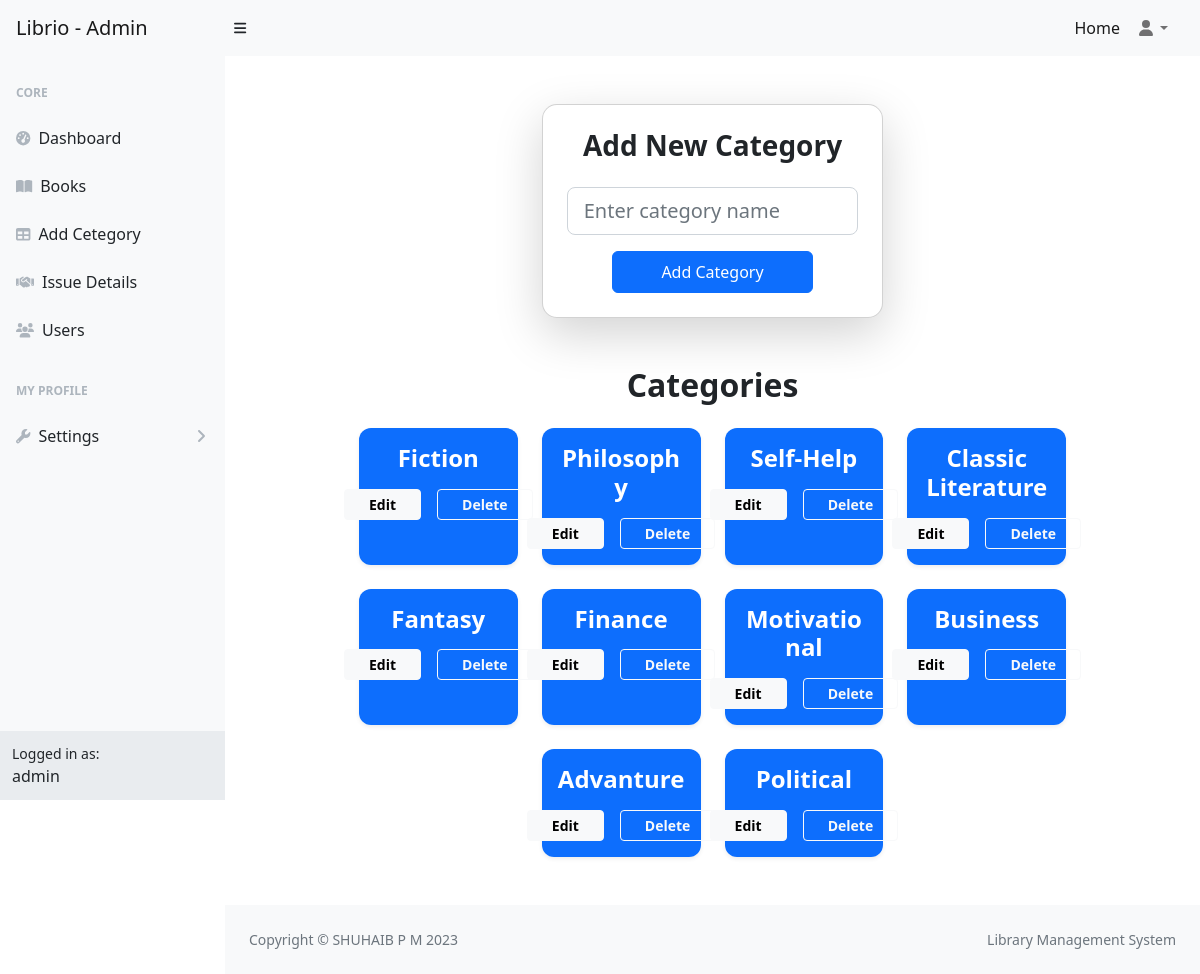
Before: /addcategory/ (signed in) with the older database file.
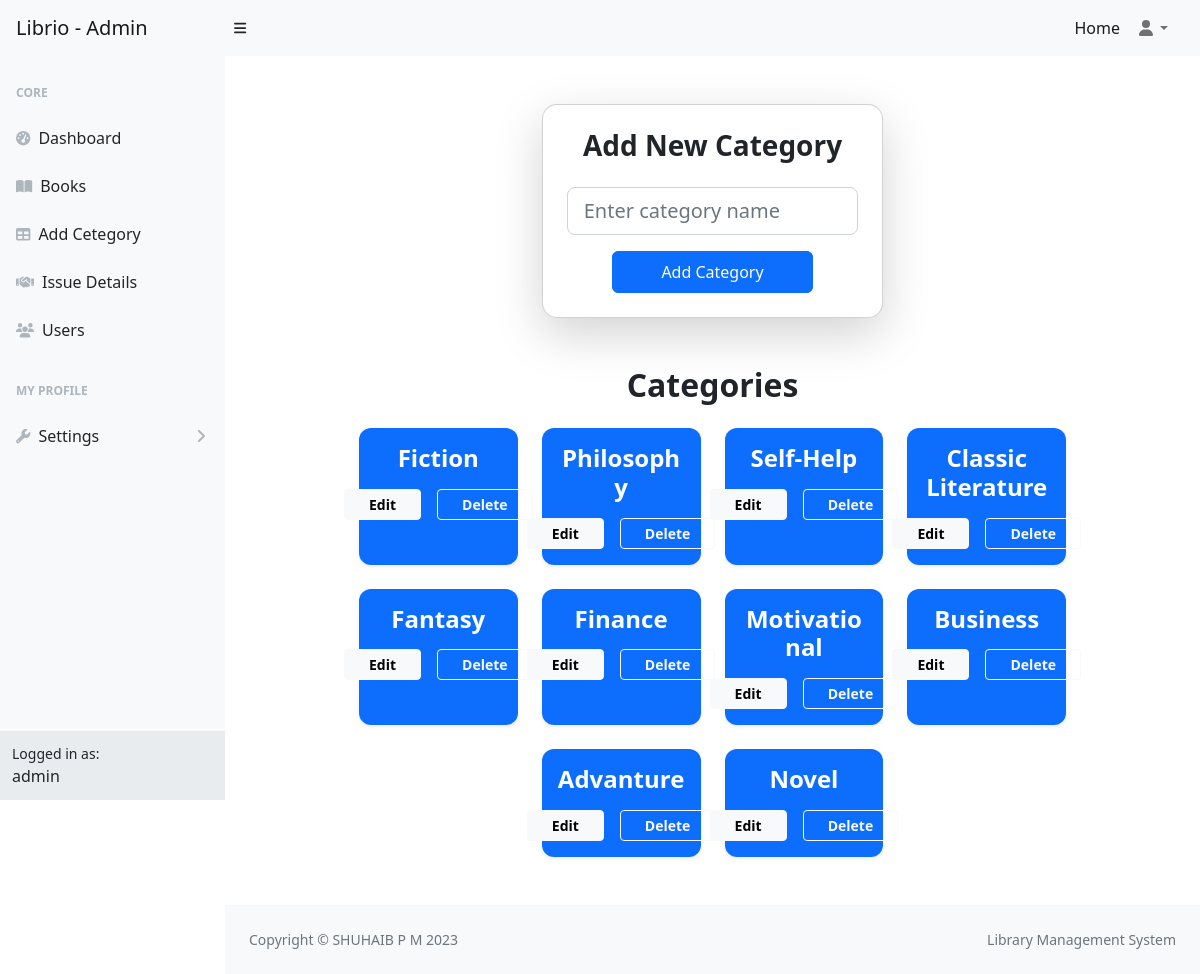
After: the same page with the newer database file.
### libraryApp/models.py (models this page shows, shortened)
class Category(models.Model):
    category=models.CharField(max_length=20,unique=True)

### libraryApp/views.py (the view, shortened to what this page needs)
# urls.py: path("addcategory/",views.AddCategoryView.as_view(),name="category"),
@method_decorator(login_required,name="dispatch")
class AddCategoryView(View):
    def get(self,request):
        category=Category.objects.all()
        return render(request,"addcategory.html",{"category":category})

### libraryApp/authentication.py (called while the page is built)
def login_required(fn):
    def wrapper(request, *args, **kwargs):
        if request.user.is_authenticated and request.user.role != "user" :
            return fn(request, *args, **kwargs)
        else:
            messages.warning(request,"You Must Login First")
            return redirect("login")
    return wrapper

### libraryApp/context_processor.py (called while the page is built)
def library_status(request):
    total_books = Book.objects.count()
    total_copies = Book.objects.aggregate(total=models.Sum("total_copy"))["total"] or 0
    avl_books = Book.objects.aggregate(total=models.Sum("avl_copy"))["total"] or 0
    issued_books = Issue.objects.exclude(status="returned").count()
    overdue_books=Issue.objects.filter(status="overdue").count()
    return {
        "total_books": total_books,
        "total_copies": total_copies,
        "avl_books": avl_books,
        "issued_books": issued_books,
        "overdue_books": overdue_books,
    }

### libraryApp/templates/addcategory.html (shortened to what this page needs)
{% extends 'dashboard.html' %}
{% block main %}
<div class="container py-5 d-flex flex-column w-75">
    <div class="row justify-content-center mb-5">
        <div class="col-md-6">
            <div class="card shadow-lg p-4" style="border-radius: 15px;">
                <h3 class="text-center fw-bold mb-4">Add New Category</h3>
                <form action="" method="post">
                    <div class="mb-3">
                        <input type="text"
                               name="category"
                               id="category"
                               class="form-control form-control-lg"
                               placeholder="Enter category name" required>
                    </div>
                    <div class="text-center">
                        <button class="btn btn-primary px-5 py-2">Add Category</button>
                    </div>
                </form>
            </div>
        </div>
    </div>
    <h2 class="text-center fw-bold mb-4">Categories</h2>
    <div class="row g-4 justify-content-center" >
        {% for c in category %}
        <div class="col-md-3 col-sm-6">
            <div class="card shadow-sm border-0 h-100" style="border-radius: 12px;">
                <div class="card-body bg-primary text-white text-center" style="border-radius: 12px;">
                    <h4 class="fw-bold">{{ c.category }}</h4>
                    <div class="d-flex justify-content-center gap-3 mt-3">
                        <a href="{% url 'edit' c.id %}" class="btn btn-light btn-sm px-4 fw-bold">Edit</a>
                        <a href="{% url 'deletecategory' c.id %}"
                           class="btn btn-outline-light btn-sm px-4 fw-bold">Delete</a>
                    </div>
                </div>
            </div>
        </div>
        {% endfor %}
    </div>
</div>
{% endblock %}

Changed rows visible on the page:
removed Category: category "Political"
added Category: category "Novel"
